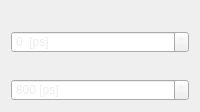
               <widget class="QWidget" name="ee" native="true">
                <layout class="QVBoxLayout" name="verticalLayout_8">
                 <item>
                  <widget class="QLabel" name="label_2">
                   <property name="styleSheet">
                    <string notr="true">color: rgb(238, 238, 236);</string>
                   </property>
                   <property name="text">
                    <string>Histogram Start</string>
                   </property>
                  </widget>
                 </item>
                 <item>
                  <widget class="QSpinBox" name="histStart">
                   <property name="styleSheet">
                    <string notr="true">color: rgb(238, 238, 236);</string>
                   </property>
                   <property name="suffix">
                    <string>  [ps]</string>
                   </property>
                   <property name="minimum">
                    <number>0</number>
                   </property>
                   <property name="maximum">
                    <number>90000</number>
                   </property>
                   <property name="value">
                    <number>0</number>
                   </property>
                  </widget>
                 </item>
                 <item>
                  <widget class="QLabel" name="label_70">
                   <property name="styleSheet">
                    <string notr="true">color: rgb(238, 238, 236);</string>
                   </property>
                   <property name="text">
                    <string>Histogram End</string>
                   </property>
                  </widget>
                 </item>
                 <item>
                  <widget class="QSpinBox" name="histEnd">
                   <property name="styleSheet">
                    <string notr="true">color: rgb(238, 238, 236);</string>
                   </property>
                   <property name="suffix">
                    <string> [ps]</string>
                   </property>
                   <property name="minimum">
                    <number>1</number>
                   </property>
                   <property name="maximum">
                    <number>100000</number>
                   </property>
                   <property name="value">
                    <number>800</number>
                   </property>
                  </widget>
                 </item>
                </layout>
               </widget>
